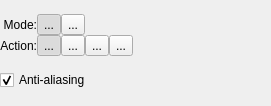
<?xml version="1.0" encoding="UTF-8"?>
<ui version="4.0">
 <class>WdgSelectionOptions</class>
 <widget class="QWidget" name="WdgSelectionOptions">
  <property name="geometry">
   <rect>
    <x>0</x>
    <y>0</y>
    <width>271</width>
    <height>106</height>
   </rect>
  </property>
  <layout class="QGridLayout" name="gridLayout_2">
   <property name="leftMargin">
    <number>0</number>
   </property>
   <property name="topMargin">
    <number>0</number>
   </property>
   <property name="rightMargin">
    <number>0</number>
   </property>
   <property name="bottomMargin">
    <number>0</number>
   </property>
   <property name="spacing">
    <number>0</number>
   </property>
   <item row="0" column="0">
    <layout class="QGridLayout" name="gridLayout">
     <property name="spacing">
      <number>0</number>
     </property>
     <item row="1" column="3">
      <widget class="KoGroupButton" name="intersect">
       <property name="toolTip">
        <string>Intersect</string>
       </property>
       <property name="text">
        <string>...</string>
       </property>
       <property name="checkable">
        <bool>true</bool>
       </property>
       <property name="autoRaise">
        <bool>false</bool>
       </property>
      </widget>
     </item>
     <item row="0" column="3">
      <widget class="KoGroupButton" name="shape">
       <property name="toolTip">
        <string>Vector Selection</string>
       </property>
       <property name="text">
        <string>...</string>
       </property>
       <property name="checkable">
        <bool>true</bool>
       </property>
       <property name="autoRaise">
        <bool>false</bool>
       </property>
      </widget>
     </item>
     <item row="1" column="1">
      <widget class="KoGroupButton" name="replace">
       <property name="toolTip">
        <string>Replace</string>
       </property>
       <property name="text">
        <string>...</string>
       </property>
       <property name="checkable">
        <bool>true</bool>
       </property>
       <property name="checked">
        <bool>true</bool>
       </property>
       <property name="autoRaise">
        <bool>false</bool>
       </property>
      </widget>
     </item>
     <item row="1" column="6">
      <widget class="KoGroupButton" name="add">
       <property name="toolTip">
        <string>Add</string>
       </property>
       <property name="text">
        <string>...</string>
       </property>
       <property name="checkable">
        <bool>true</bool>
       </property>
       <property name="autoRaise">
        <bool>false</bool>
       </property>
      </widget>
     </item>
     <item row="0" column="0">
      <widget class="QLabel" name="lblMode">
       <property name="cursor">
        <cursorShape>CrossCursor</cursorShape>
       </property>
       <property name="text">
        <string>Mode:</string>
       </property>
       <property name="alignment">
        <set>Qt::AlignRight|Qt::AlignTrailing|Qt::AlignVCenter</set>
       </property>
      </widget>
     </item>
     <item row="1" column="0">
      <widget class="QLabel" name="lblAction">
       <property name="text">
        <string>Action:</string>
       </property>
       <property name="alignment">
        <set>Qt::AlignRight|Qt::AlignTrailing|Qt::AlignVCenter</set>
       </property>
      </widget>
     </item>
     <item row="0" column="1">
      <widget class="KoGroupButton" name="pixel">
       <property name="toolTip">
        <string>Pixel Selection</string>
       </property>
       <property name="text">
        <string>...</string>
       </property>
       <property name="checkable">
        <bool>true</bool>
       </property>
       <property name="checked">
        <bool>true</bool>
       </property>
       <property name="autoRaise">
        <bool>false</bool>
       </property>
      </widget>
     </item>
     <item row="1" column="7">
      <widget class="KoGroupButton" name="subtract">
       <property name="toolTip">
        <string>Subtract</string>
       </property>
       <property name="text">
        <string>...</string>
       </property>
       <property name="checkable">
        <bool>true</bool>
       </property>
       <property name="autoRaise">
        <bool>false</bool>
       </property>
      </widget>
     </item>
    </layout>
   </item>
   <item row="0" column="2">
    <spacer name="horizontalSpacer">
     <property name="orientation">
      <enum>Qt::Horizontal</enum>
     </property>
     <property name="sizeHint" stdset="0">
      <size>
       <width>0</width>
       <height>10</height>
      </size>
     </property>
    </spacer>
   </item>
   <item row="1" column="0">
    <widget class="QCheckBox" name="chkAntiAliasing">
     <property name="text">
      <string>Anti-aliasing</string>
     </property>
     <property name="checked">
      <bool>true</bool>
     </property>
    </widget>
   </item>
  </layout>
 </widget>
 <customwidgets>
  <customwidget>
   <class>KoGroupButton</class>
   <extends>QToolButton</extends>
   <header location="global">KoGroupButton.h</header>
  </customwidget>
 </customwidgets>
 <resources/>
 <connections/>
</ui>
